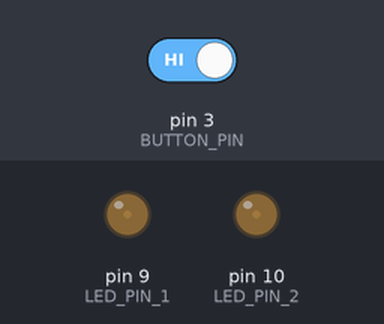
A program run on a simulated Arduino Uno, built with avr-gcc and run on an emulated ATmega328P. On the bench: output pins drawn as LEDs (lit = HIGH). Inputs (shaded band) come from the test bench; at power-on: pin 3 (BUTTON_PIN) HIGH.

Above: at 0.15 s.
At 11.0 s:
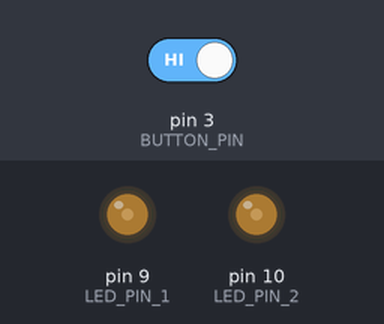
11.1 s: pin 3 (BUTTON_PIN) driven LOW
At 16.0 s:
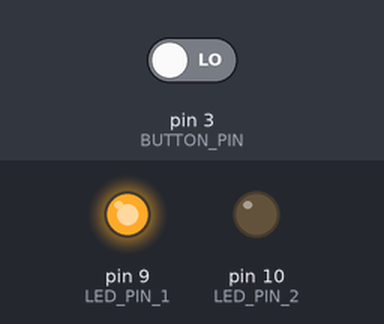
Timing chart, 0 to 24.6 s (numbered marks = the images above; inputs shaded):
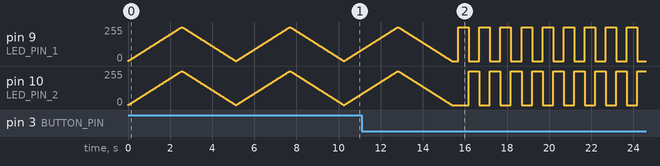

The program:

main.cpp
```cpp
#include <Arduino.h>
#define LED_PIN_1 9
#define LED_PIN_2 10
#define MODE_BLINK 0
#define MODE_FADE  1
#define BUTTON_PIN 3 // Example: connect a button to digital pin 3

int mode = MODE_FADE;

void blinkLEDs();
void fadeLED();

void setup() {
  pinMode(LED_PIN_1, OUTPUT);
  pinMode(LED_PIN_2, OUTPUT);
  pinMode(BUTTON_PIN, INPUT_PULLUP); // Button with pull-up resistor
}

void loop() {
  // Check button press to toggle mode
  static int lastButtonState = HIGH;
  int buttonState = digitalRead(BUTTON_PIN);
  if (buttonState == LOW && lastButtonState == HIGH) { // Button pressed
    mode = (mode == MODE_BLINK) ? MODE_FADE : MODE_BLINK;
    delay(300); // Debounce delay
  }
  lastButtonState = buttonState;

  if (mode == MODE_BLINK) {
    blinkLEDs();
  } else if (mode == MODE_FADE) {
    fadeLED();
  }
}

void blinkLEDs() {
  digitalWrite(LED_PIN_1, HIGH);   // turn the LED on (HIGH is the voltage level)
  digitalWrite(LED_PIN_2, LOW);    // turn the LED off by making the voltage LOW
  delay(500);             // wait for a second

  digitalWrite(LED_PIN_1, LOW);   // turn the LED on (HIGH is the voltage level)
  digitalWrite(LED_PIN_2, HIGH);    // turn the LED off by making the voltage LOW
  delay(500);             // wait for a second
}

void fadeLED() {
  for (int brightness = 0; brightness <= 255; brightness++) {
    analogWrite(LED_PIN_1, brightness); // increase brightness on LED 1
    analogWrite(LED_PIN_2, brightness); // increase brightness on LED 2
    delay(10); // wait for 10ms
  }
  for (int brightness = 255; brightness >= 0; brightness--) {
    analogWrite(LED_PIN_1, brightness); // decrease brightness on LED 1
    analogWrite(LED_PIN_2, brightness); // decrease brightness on LED 2
    delay(10); // wait for 10ms
  }
}
```
